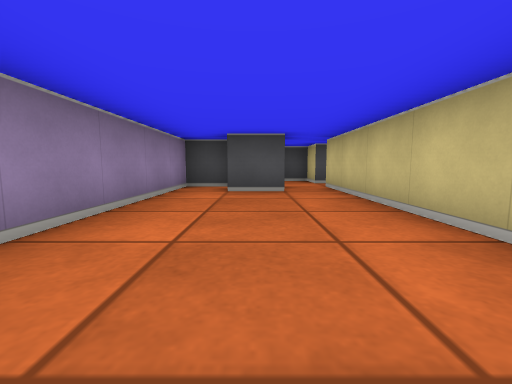
View 1 (above)

12 first-person views from a walk through a cub3D maze. The camera is about half as high as the walls, tilts 6° down and sees 90° across. The floor is counted in squares. Each view is taken from the middle of a square. On the plan, view 1 faces up. The plan holds only what a view shows up to about 9 squares ahead; the rest is blank.

View 2
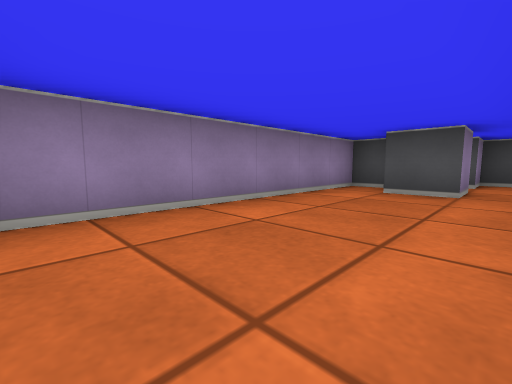

View 3
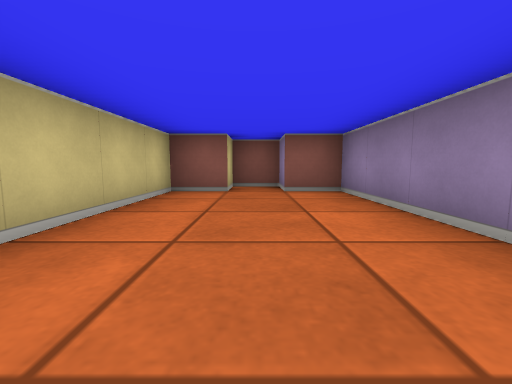

View 4
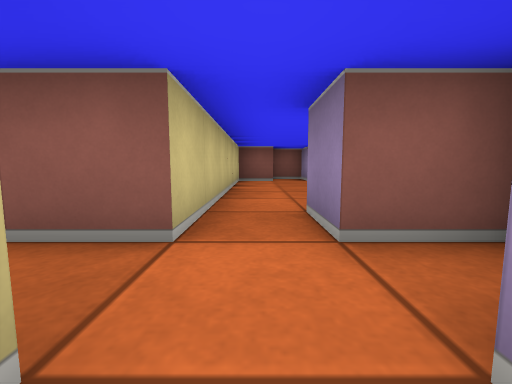

View 5
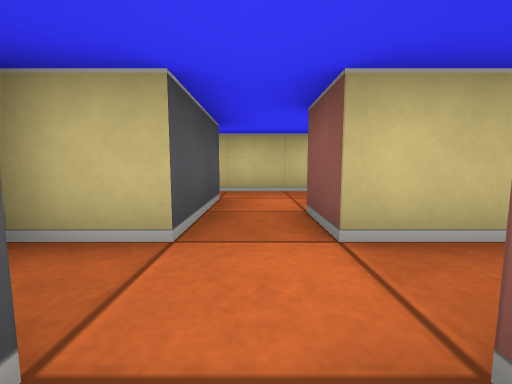

View 6
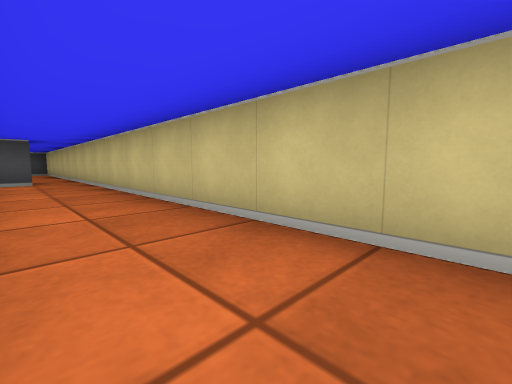

View 7
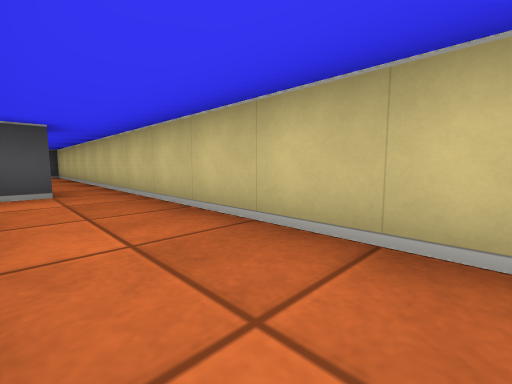

View 8
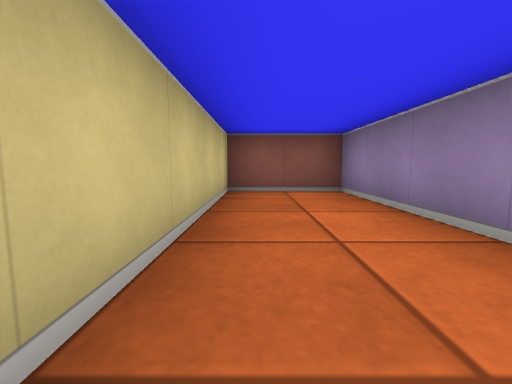

View 9
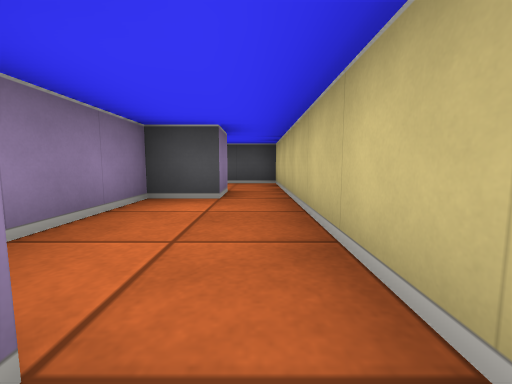

View 10
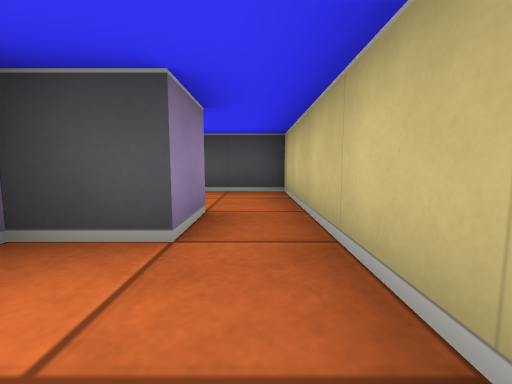

View 11
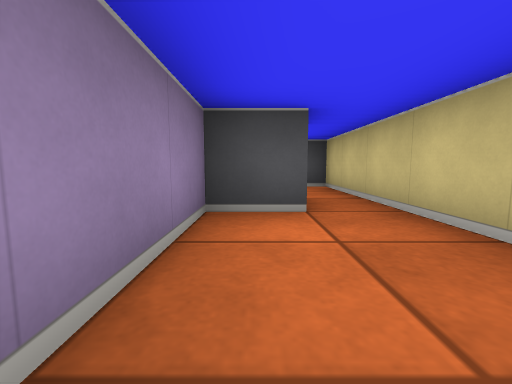

View 12
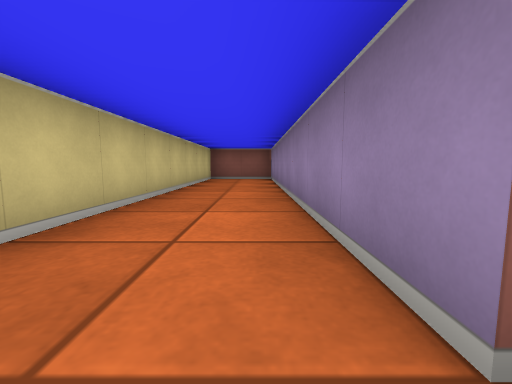

### Floor plan
Points are (right, up) in squares from view 1. A wall is a line through its corners. A room is listed if a view was taken in it or the views show most of it. See-through windows are left out.
Room 1 (views 1, 2, 3)
walls: (0.5, 4.5) (-0.5, 4.5); (-0.5, 5.5) (-1.5, 5.5) (-1.5, -0.5) (-0.5, -0.5) (-0.5, -1.5) (0.5, -1.5) (0.5, -0.5) (1.5, -0.5) (1.5, 4.5)
ways out: opening at (1, 5) to room 2
Room 2 (views 4, 5)
walls: (1.5, 6.5) (1.5, 7.5) (0.5, 7.5) (0.5, 6.5); (1.5, 4.5) (1.5, 5.5); (-0.6, 5.5) (0.5, 5.5) (0.5, 4.5)
ways out: opening at (1, 5) to room 1; opening at (2, 6) to room 3
Room 3 (views 6, 7, 8, 12)
walls: (1.5, 5.5) (2.5, 5.5) (2.5, -2.5) (4.5, -2.5) (4.5, 6.5); (3.6, 6.5) (1.5, 6.5)
ways out: opening at (2, 6) to room 2; opening at (4, 7) to room 4
Room 4 (views 9, 10, 11)
walls: (3.5, 10.5) (2.5, 10.5) (2.5, 8.4); (4.5, 6.5) (4.5, 10.5)
ways out: opening at (4, 7) to room 3; opening at (4, 11)

Positions as (right, up) in squares from view 1, and headings:
1: (0, 0), facing up
2: (1, 0), facing up-left
3: (0, 4), facing down
4: (1, 7), facing down
5: (0, 6), facing right
6: (3, -1), facing up-right
7: (3, 2), facing up-right
8: (4, 2), facing down
9: (4, 7), facing up
10: (4, 9), facing up
11: (3, 8), facing up
12: (3, 6), facing down
